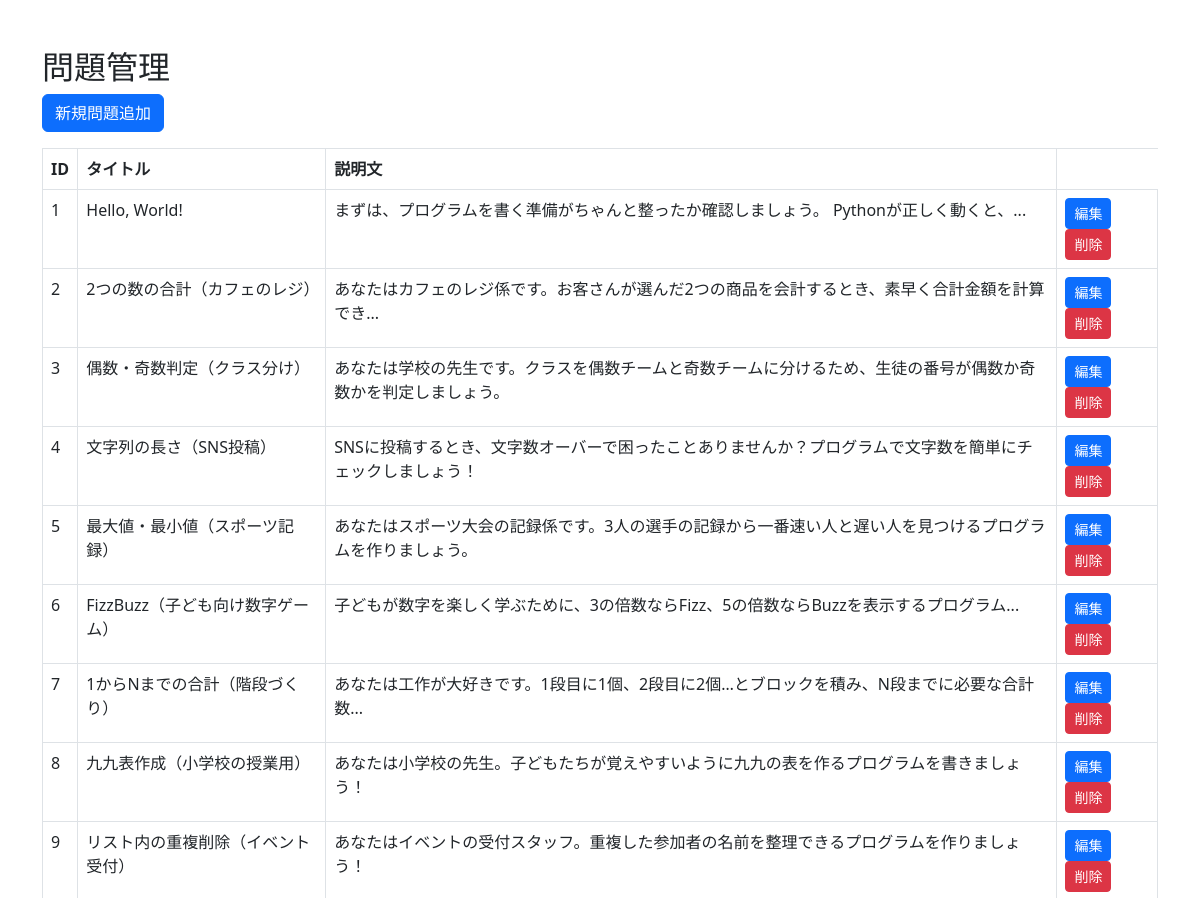
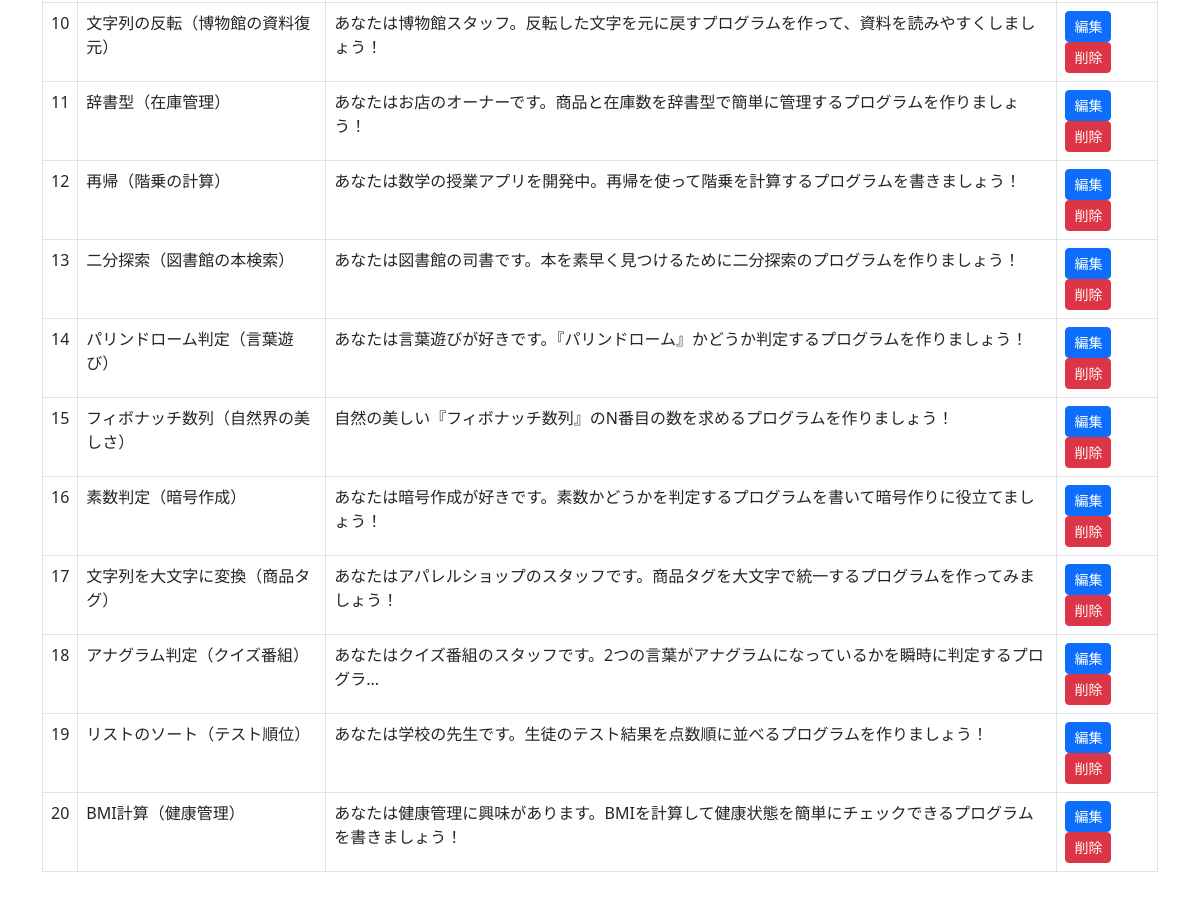
The page /admin/problems (signed in) on the database its author committed (2 pictures, top to bottom).
### app.py (models this page shows, shortened)
class Problem(db.Model):
    id = db.Column(db.Integer, primary_key=True)
    title = db.Column(db.String(200), nullable=False)
    description = db.Column(db.Text, nullable=False)

### app.py (the view)
    @login_required
    def wrapper(*args, **kwargs):
        if current_user.username != 'admin':
            abort(403)
        return func(*args, **kwargs)

### app.py (called while the page is built)
def admin_required(func):
    @login_required
    def wrapper(*args, **kwargs):
        if current_user.username != 'admin':
            abort(403)
        return func(*args, **kwargs)
    wrapper.__name__ = func.__name__
    return wrapper

@app.route('/admin/problems')
@admin_required
def admin_problems():
    all_problems = Problem.query.all()
    return render_template('admin_problems.html', problems=all_problems)

@login_manager.user_loader
def load_user(user_id):
    try:
        return db.session.get(User, int(user_id))
    except (ValueError, TypeError):
        return None

### templates/admin_problems.html (shortened to what this page needs)
<!DOCTYPE html>
<html lang="ja">
  <head>
    <link
      href="https://cdn.jsdelivr.net/npm/bootstrap@5.3.0/dist/css/bootstrap.min.css"
      rel="stylesheet"
    />
  </head>
  <body>
    <div class="container my-5">
      <h2>問題管理</h2>
      <a href="{{ url_for('admin_add_problem') }}" class="btn btn-primary mb-3"
        >新規問題追加</a
      >
      <table class="table table-bordered">
        <thead>
          <tr>
            <th>ID</th>
            <th>タイトル</th>
            <th>説明文</th>
          </tr>
        </thead>
        <tbody>
          {% for problem in problems %}
          <tr>
            <td>{{ problem.id }}</td>
            <td>{{ problem.title }}</td>
            <td>{{ problem.description|truncate(50) }}</td>
            <td>
              <a
                href="{{ url_for('admin_edit_problem', problem_id=problem.id) }}"
                class="btn btn-sm btn-primary"
                >編集</a
              >
              <form
                id="delete-form-{{ problem.id }}"
                action="{{ url_for('admin_delete_problem', problem_id=problem.id) }}"
                method="post"
                style="display: inline"
              >
                <button
                  type="submit"
                  class="btn btn-sm btn-danger"
                  onclick="return confirm('本当に削除しますか？');"
                >
                  削除
                </button>
              </form>
            </td>
          </tr>
          {% endfor %}
        </tbody>
      </table>
    </div>
  </body>
</html>

### rows shown on the page
Problem: id "1", title "Hello, World!", description "まずは、プログラムを書く準備がちゃんと整ったか確認しましょう。 Pythonが正しく動くと、..."
Problem: id "2", title "2つの数の合計（カフェのレジ）", description "あなたはカフェのレジ係です。お客さんが選んだ2つの商品を会計するとき、素早く合計金額を計算でき..."
Problem: id "3", title "偶数・奇数判定（クラス分け）", description "あなたは学校の先生です。クラスを偶数チームと奇数チームに分けるため、生徒の番号が偶数か奇数かを判定しましょう。"
Problem: id "4", title "文字列の長さ（SNS投稿）", description "SNSに投稿するとき、文字数オーバーで困ったことありませんか？プログラムで文字数を簡単にチェックしましょう！"
Problem: id "5", title "最大値・最小値（スポーツ記録）", description "あなたはスポーツ大会の記録係です。3人の選手の記録から一番速い人と遅い人を見つけるプログラムを作りましょう。"
Problem: id "6", title "FizzBuzz（子ども向け数字ゲーム）", description "子どもが数字を楽しく学ぶために、3の倍数ならFizz、5の倍数ならBuzzを表示するプログラム..."
Problem: id "7", title "1からNまでの合計（階段づくり）", description "あなたは工作が大好きです。1段目に1個、2段目に2個…とブロックを積み、N段までに必要な合計数..."
Problem: id "8", title "九九表作成（小学校の授業用）", description "あなたは小学校の先生。子どもたちが覚えやすいように九九の表を作るプログラムを書きましょう！"
Problem: id "9", title "リスト内の重複削除（イベント受付）", description "あなたはイベントの受付スタッフ。重複した参加者の名前を整理できるプログラムを作りましょう！"
Problem: id "10", title "文字列の反転（博物館の資料復元）", description "あなたは博物館スタッフ。反転した文字を元に戻すプログラムを作って、資料を読みやすくしましょう！"
Problem: id "11", title "辞書型（在庫管理）", description "あなたはお店のオーナーです。商品と在庫数を辞書型で簡単に管理するプログラムを作りましょう！"
Problem: id "12", title "再帰（階乗の計算）", description "あなたは数学の授業アプリを開発中。再帰を使って階乗を計算するプログラムを書きましょう！"
Problem: id "13", title "二分探索（図書館の本検索）", description "あなたは図書館の司書です。本を素早く見つけるために二分探索のプログラムを作りましょう！"
Problem: id "14", title "パリンドローム判定（言葉遊び）", description "あなたは言葉遊びが好きです。『パリンドローム』かどうか判定するプログラムを作りましょう！"
Problem: id "15", title "フィボナッチ数列（自然界の美しさ）", description "自然の美しい『フィボナッチ数列』のN番目の数を求めるプログラムを作りましょう！"
Problem: id "16", title "素数判定（暗号作成）", description "あなたは暗号作成が好きです。素数かどうかを判定するプログラムを書いて暗号作りに役立てましょう！"
Problem: id "17", title "文字列を大文字に変換（商品タグ）", description "あなたはアパレルショップのスタッフです。商品タグを大文字で統一するプログラムを作ってみましょう！"
Problem: id "18", title "アナグラム判定（クイズ番組）", description "あなたはクイズ番組のスタッフです。2つの言葉がアナグラムになっているかを瞬時に判定するプログラ..."
Problem: id "19", title "リストのソート（テスト順位）", description "あなたは学校の先生です。生徒のテスト結果を点数順に並べるプログラムを作りましょう！"
Problem: id "20", title "BMI計算（健康管理）", description "あなたは健康管理に興味があります。BMIを計算して健康状態を簡単にチェックできるプログラムを書きましょう！"
